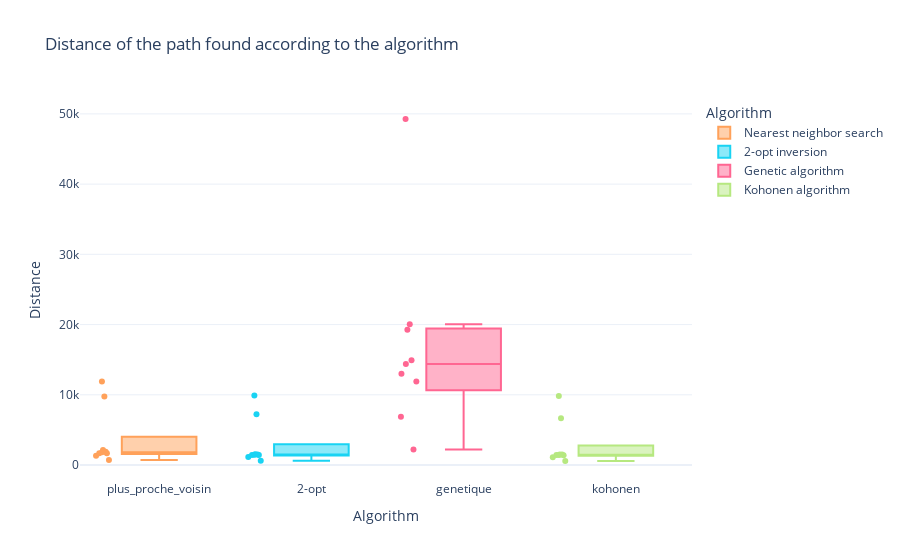
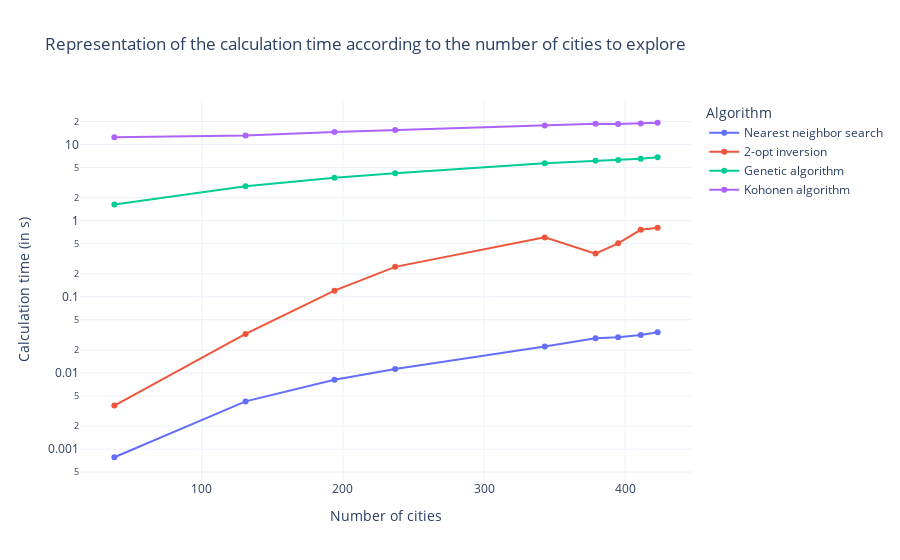

The notebook cell saved with these charts, in order:
### Markdown cell above
### Affichage des graphiques de comparaison des algorithmes implémentés

### Code cell
# Création des visuels d'analyse des algorithmes

fig_analyse_distance=representation_resultats('resultats/csv/test_global_algos.csv')
fig_analyse_distance.show()

fig_analyse_temps_cacul=representation_temps_calcul('resultats/csv/test_global_algos.csv')
fig_analyse_temps_cacul.show()

### Figure 1 — Plotly figure (JSON) as saved in the notebook; plotly's stock layout.template omitted (floating-point values rounded to 4 significant figures)
{"data": [{"alignmentgroup": "True", "boxpoints": "all", "hovertemplate": "Algorithm=%{x}<br>Distance=%{y}<extra></extra>", "legendgroup": "Nearest neighbor search", "marker": {"color": "#FFA15A"}, "name": "Nearest neighbor search", "notched": false, "offsetgroup": "plus_proche_voisin", "orientation": "v", "showlegend": true, "type": "box", "x": ["plus_proche_voisin", "plus_proche_voisin", "plus_proche_voisin", "plus_proche_voisin", "plus_proche_voisin", "plus_proche_voisin", "plus_proche_voisin", "plus_proche_voisin", "plus_proche_voisin"], "x0": " ", "xaxis": "x", "y": [9749.0, 709.5, 11890.0, 1327.0, 2135.0, 1663.0, 1689.0, 1838.0, 1910.0], "y0": " ", "yaxis": "y"}, {"alignmentgroup": "True", "boxpoints": "all", "hovertemplate": "Algorithm=%{x}<br>Distance=%{y}<extra></extra>", "legendgroup": "2-opt inversion", "marker": {"color": "#19d3f3"}, "name": "2-opt inversion", "notched": false, "offsetgroup": "2-opt", "orientation": "v", "showlegend": true, "type": "box", "x": ["2-opt", "2-opt", "2-opt", "2-opt", "2-opt", "2-opt", "2-opt", "2-opt", "2-opt"], "x0": " ", "xaxis": "x", "y": [7245.0, 626.2, 9889.0, 1152.0, 1449.0, 1442.0, 1420.0, 1515.0, 1523.0], "y0": " ", "yaxis": "y"}, {"alignmentgroup": "True", "boxpoints": "all", "hovertemplate": "Algorithm=%{x}<br>Distance=%{y}<extra></extra>", "legendgroup": "Genetic algorithm", "marker": {"color": "#FF6692"}, "name": "Genetic algorithm", "notched": false, "offsetgroup": "genetique", "orientation": "v", "showlegend": true, "type": "box", "x": ["genetique", "genetique", "genetique", "genetique", "genetique", "genetique", "genetique", "genetique", "genetique"], "x0": " ", "xaxis": "x", "y": [11910.0, 2204.0, 49270.0, 6890.0, 19250.0, 20050.0, 13000.0, 14390.0, 14910.0], "y0": " ", "yaxis": "y"}, {"alignmentgroup": "True", "boxpoints": "all", "hovertemplate": "Algorithm=%{x}<br>Distance=%{y}<extra></extra>", "legendgroup": "Kohonen algorithm", "marker": {"color": "#B6E880"}, "name": "Kohonen algorithm", "notched": false, "offsetgroup": "kohonen", "orientation": "v", "showlegend": true, "type": "box", "x": ["kohonen", "kohonen", "kohonen", "kohonen", "kohonen", "kohonen", "kohonen", "kohonen", "kohonen"], "x0": " ", "xaxis": "x", "y": [6664.0, 575.4, 9846.0, 1102.0, 1446.0, 1423.0, 1410.0, 1486.0, 1506.0], "y0": " ", "yaxis": "y"}], "layout": {"boxmode": "overlay", "legend": {"title": {"text": "Algorithm"}, "tracegroupgap": 0}, "title": {"text": "Distance of the path found according to the algorithm"}, "xaxis": {"anchor": "y", "categoryarray": ["2-opt inversion", "Nearest neighbor search", "Genetic algorithm", "Kohonen algorithm", "plus_proche_voisin", "2-opt", "genetique", "kohonen"], "categoryorder": "array", "domain": [0, 1], "title": {"text": "Algorithm"}}, "yaxis": {"anchor": "x", "domain": [0, 1], "title": {"text": "Distance"}}}}

### Figure 2 — Plotly figure (JSON) as saved in the notebook; plotly's stock layout.template omitted (floating-point values rounded to 4 significant figures)
{"data": [{"hovertemplate": "Algorithm=Nearest neighbor search<br>Number of cities=%{x}<br>Calculation time (in s)=%{y}<extra></extra>", "legendgroup": "Nearest neighbor search", "line": {"color": "#636efa", "dash": "solid"}, "marker": {"symbol": "circle"}, "mode": "markers+lines", "name": "Nearest neighbor search", "orientation": "v", "showlegend": true, "type": "scatter", "x": [38, 131, 194, 237, 343, 379, 395, 411, 423], "xaxis": "x", "y": [0.000783, 0.004238, 0.008155, 0.01129, 0.0223, 0.02855, 0.0294, 0.03161, 0.03425], "yaxis": "y"}, {"hovertemplate": "Algorithm=2-opt inversion<br>Number of cities=%{x}<br>Calculation time (in s)=%{y}<extra></extra>", "legendgroup": "2-opt inversion", "line": {"color": "#EF553B", "dash": "solid"}, "marker": {"symbol": "circle"}, "mode": "markers+lines", "name": "2-opt inversion", "orientation": "v", "showlegend": true, "type": "scatter", "x": [38, 131, 194, 237, 343, 379, 395, 411, 423], "xaxis": "x", "y": [0.003737, 0.03255, 0.1204, 0.2473, 0.6028, 0.3695, 0.5036, 0.7586, 0.8054], "yaxis": "y"}, {"hovertemplate": "Algorithm=Genetic algorithm<br>Number of cities=%{x}<br>Calculation time (in s)=%{y}<extra></extra>", "legendgroup": "Genetic algorithm", "line": {"color": "#00cc96", "dash": "solid"}, "marker": {"symbol": "circle"}, "mode": "markers+lines", "name": "Genetic algorithm", "orientation": "v", "showlegend": true, "type": "scatter", "x": [38, 131, 194, 237, 343, 379, 395, 411, 423], "xaxis": "x", "y": [1.625, 2.823, 3.654, 4.192, 5.664, 6.109, 6.267, 6.493, 6.818], "yaxis": "y"}, {"hovertemplate": "Algorithm=Kohonen algorithm<br>Number of cities=%{x}<br>Calculation time (in s)=%{y}<extra></extra>", "legendgroup": "Kohonen algorithm", "line": {"color": "#ab63fa", "dash": "solid"}, "marker": {"symbol": "circle"}, "mode": "markers+lines", "name": "Kohonen algorithm", "orientation": "v", "showlegend": true, "type": "scatter", "x": [38, 131, 194, 237, 343, 379, 395, 411, 423], "xaxis": "x", "y": [12.4, 13.12, 14.63, 15.51, 17.75, 18.77, 18.64, 18.9, 19.29], "yaxis": "y"}], "layout": {"legend": {"title": {"text": "Algorithm"}, "tracegroupgap": 0}, "title": {"text": "Representation of the calculation time according to the number of cities to explore"}, "xaxis": {"anchor": "y", "domain": [0, 1], "title": {"text": "Number of cities"}}, "yaxis": {"anchor": "x", "domain": [0, 1], "title": {"text": "Calculation time (in s)"}, "type": "log"}}}
